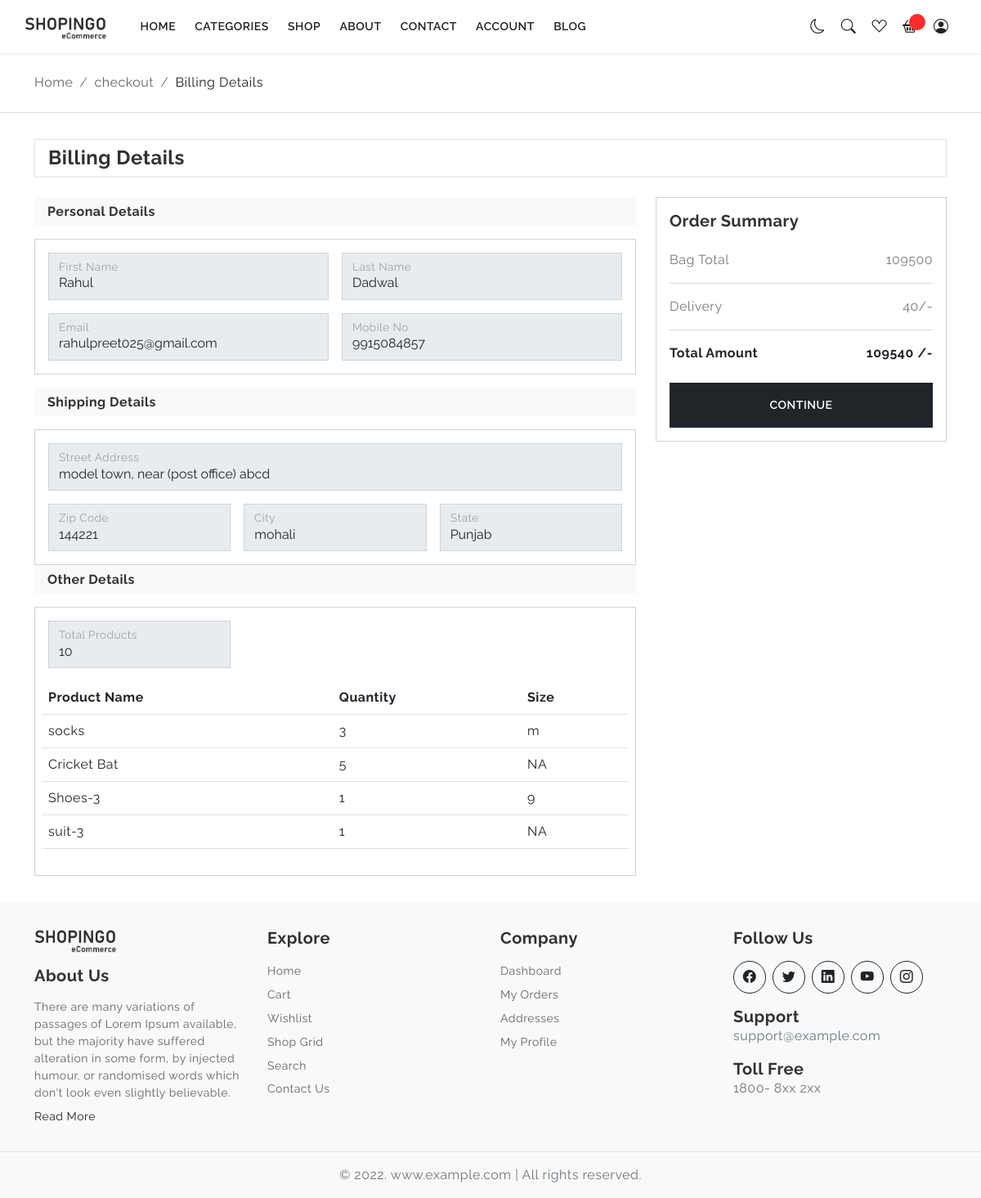
/src/view/billing-details.php (signed in), run on an earlier commit of the app's database.
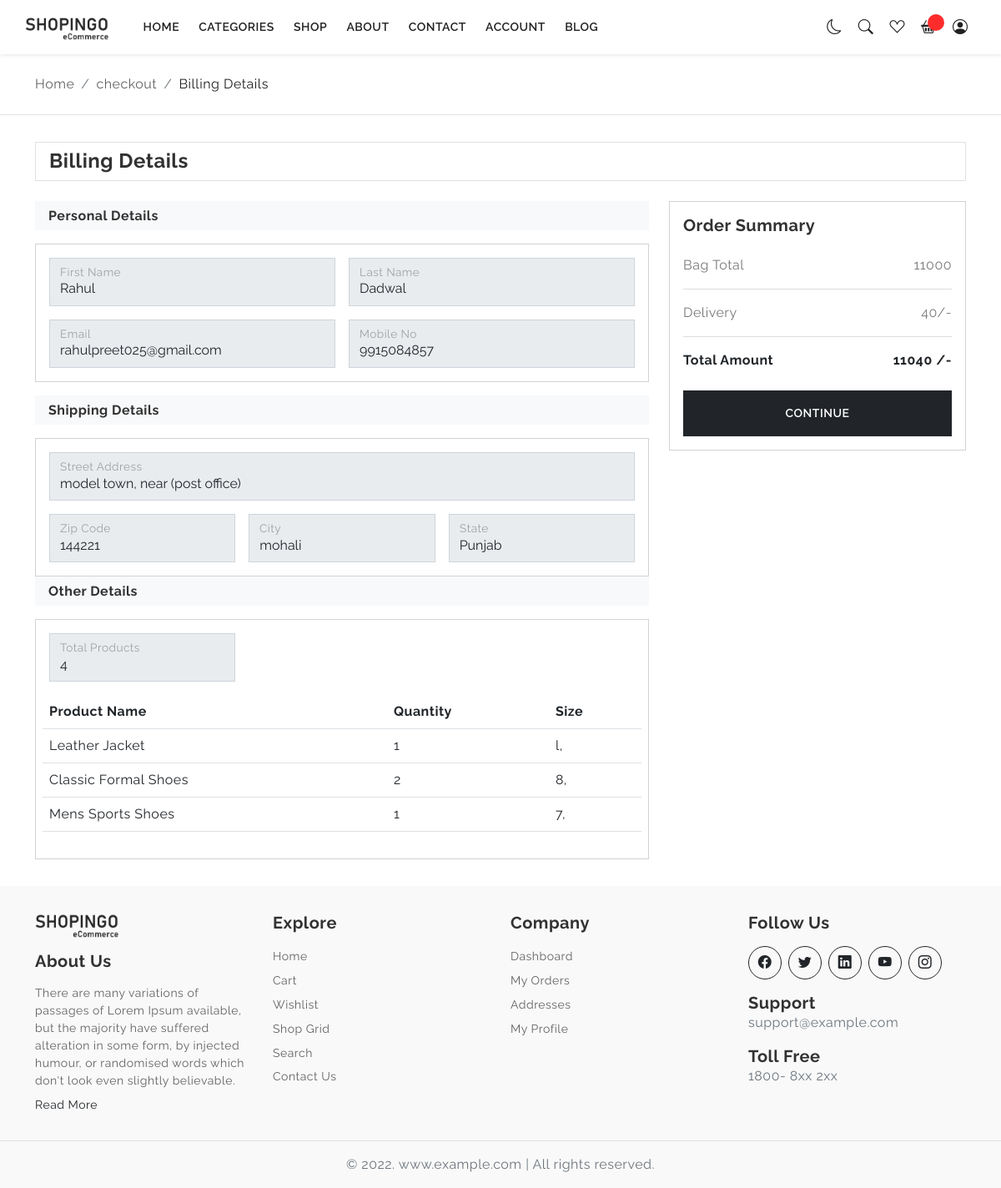
And on a later commit of the database.
### tables this page shows
CREATE TABLE `user_address` (
  `id` int NOT NULL,
  `user_id` int NOT NULL,
  `address` varchar(255) NOT NULL,
  `state` varchar(255) NOT NULL,
  `city` varchar(255) NOT NULL,
  `landmark` varchar(255) NOT NULL,
  `pin_code` int NOT NULL,
  `contact_number` varchar(255) NOT NULL,
  `selected_address` int NOT NULL DEFAULT '0',
  `isDeleted` int NOT NULL DEFAULT '0',
  `created_at` timestamp NOT NULL DEFAULT CURRENT_TIMESTAMP,
  `updated_at` datetime DEFAULT CURRENT_TIMESTAMP ON UPDATE CURRENT_TIMESTAMP,
  `is_deleted` int DEFAULT NULL
);

CREATE TABLE `products_cart` (
  `id` int NOT NULL,
  `user_id` int NOT NULL,
  `product_id` int NOT NULL,
  `image_id` int NOT NULL DEFAULT '0',
  `product_price` int NOT NULL,
  `quantity` int DEFAULT '1',
  `delete_status` int NOT NULL DEFAULT '0',
  `size` varchar(255) DEFAULT '0',
  `selected_image` varchar(255) NOT NULL,
  `added_on` datetime NOT NULL DEFAULT CURRENT_TIMESTAMP
);

CREATE TABLE `products_table` (
  `id` int NOT NULL,
  `product_name` varchar(255) NOT NULL,
  `description` varchar(255) NOT NULL,
  `price` int NOT NULL,
  `brand` varchar(255) NOT NULL,
  `stock` int NOT NULL,
  `product_size` varchar(255) DEFAULT NULL,
  `isFeatured` int NOT NULL DEFAULT '0',
  `isDeleted` int NOT NULL DEFAULT '0',
  `category_id` int NOT NULL,
  `featured_product_image` varchar(255) NOT NULL,
  `created_at` timestamp NOT NULL DEFAULT CURRENT_TIMESTAMP,
  `updated_at` timestamp NULL DEFAULT NULL ON UPDATE CURRENT_TIMESTAMP,
  `deleted_at` timestamp NULL DEFAULT NULL,
  `restored_at` datetime DEFAULT NULL
);

### src/controller/orders_handle.php (called while the page is built, shortened)
<?php
include '../model/user_address.php';
include '../model/orders_model.php';
$user_id = $_SESSION['user_id'];
$table_1 = "products_cart";
$table_2 = "user_address";
$condition_1 = "products_cart.user_id = user_address.user_id";
$condition_2 = "products_cart.user_id = $user_id AND user_address.selected_address = 1 ";
$data_container_shipping = fetchOrderDetails($table_1, $table_2, $condition_1, $condition_2);
$table_1 = "products_cart";
$table_2 = "products_table";
$condition_1 = "products_cart.product_id = products_table.id";
$condition_2 = "products_cart.user_id = $user_id";
$products_details_2 = fetchOrderDetails($table_1, $table_2, $condition_1, $condition_2);
?>

### src/model/orders_model.php (called while the page is built, shortened)
<?php
include '../../config/connection.php';
function fetchOrderDetails($table_1, $table_2, $condition_1, $condition_2)
{
    global $conn;
    $query = "SELECT * FROM $table_1 INNER JOIN $table_2 ON $condition_1 WHERE $condition_2";
    $execute = mysqli_query($conn, $query);
    $data_container = array();
    while ($row = mysqli_fetch_assoc($execute)) {
        $data_container[] = $row;
    }
    return $data_container;
}
?>

### src/view/billing-details.php (the view, shortened to what the changed rows need)
<?php
include '../../includes/header.php';
include_once '/var/www/html/shoppingo_project/includes/nav.php';
include '../controller/orders_handle.php';
$fetch_data = "SELECT SUM(product_price * quantity) AS total_price, SUM(quantity) AS total_products FROM `products_cart` WHERE user_id = $user_id";
$execute = mysqli_query($conn, $fetch_data);
$result = mysqli_fetch_assoc($execute);
$total_price = $result['total_price'];
$total_products = $result['total_products'];
?>
<div class="page-content">
  <?php
  foreach ($data_container_shipping as $shipping_details) {
    $pincode = $shipping_details['pin_code'];
    $city = $shipping_details['city'];
    $state = $shipping_details['state'];
    $address = $shipping_details['address'];
  }
  ?>
  <section class="section-padding">
    <div class="container">
      <div class="row g-4">
        <div class="col-12 col-lg-8 col-xl-8">
          <div class="card rounded-0">
            <div class="card-body">
              <div class="row g-3">
                <div class="col-12 col-lg-12">
                  <div class="form-floating">
                    <input type="text" class="form-control rounded-0" value="<?php echo $address ?>"
                      id="floatingStreetAddress" placeholder="Street Address" disabled>
                    <label for="floatingStreetAddress">Street Address</label>
                  </div>
                </div>
                <div class="col-12 col-lg-4">
                  <div class="form-floating">
                    <input type="text" class="form-control rounded-0" value="<?php echo $pincode ?>"
                      id="floatingZipCode" placeholder="Zip Code" disabled>
                    <label for="floatingZipCode">Zip Code</label>
                  </div>
                </div>
                <div class="col-12 col-lg-4">
                  <div class="form-floating">
                    <input type="text" class="form-control rounded-0" value="<?php echo $city ?>" id="floatingCity"
                      placeholder="City" disabled>
                    <label for="floatingCity">City</label>
                  </div>
                </div>
                <div class="col-12 col-lg-4">
                  <div class="form-floating">
                    <input type="text" class="form-control rounded-0" value="<?php echo $state ?>" id="floatingCountry"
                      placeholder="State" disabled>
                    <label for="floatingCountry">State</label>
                  </div>
                </div>
              </div>
            </div>
          </div>
          <div class="card rounded-0">
            <div class="card-body">
              <div class="row g-3">
                <div class="col-12 col-lg-4">
                  <div class="form-floating">
                    <input type="text" class="form-control rounded-0" id="floatingZipCode"
                      value="<?php echo $total_products; ?>" placeholder="Zip Code" disabled>
                    <label for="floatingZipCode">Total Products</label>
                  </div>
                </div>
                <table class="table">
                  <thead>
                    <tr>
                      <th scope="col">Product Name</th>
                      <th scope="col">Quantity</th>
                      <th scope="col">Size</th>
                    </tr>
                  </thead>
                  <tbody>
                    <?php
                    foreach ($products_details_2 as $p_details_2) {
                      $p_name = $p_details_2['product_name'];
                      $quantity = $p_details_2['quantity'];
                      $size = $p_details_2['size'];
                      ?>
                      <tr>
                        <td>
                          <?php echo $p_name ?>
                        </td>
                        <td>
                          <?php echo $quantity ?>
                        </td>
                        <td>
                          <?php
                          if ($size == '' || $size == 0) {
                            echo "NA";
                          } else {
                            echo $size;
                          }
                          ?>
                        </td>
                      </tr>
                    <?php } ?>
                  </tbody>
                </table>
              </div>
            </div>
          </div>
        </div>
        <div class="col-12 col-lg-4 col-xl-4">
          <div class="card rounded-0 mb-3">
            <div class="card-body">
              <div class="hstack align-items-center justify-content-between">
                <p class="mb-0">Bag Total</p>
                <p class="mb-0">
                  <?php echo $total_price; ?>
                </p>
              </div>
                  <?php $delivery_charges = 40; ?>
              <div class="hstack align-items-center justify-content-between fw-bold text-content">
                <p class="mb-0">Total Amount</p>
                <p class="mb-0">
                  <?php if ($total_price > 0) {
                    $grand_total = $total_price + $delivery_charges;
                    echo $grand_total;
                  } else {
                    echo 0;
                  }
                  ?> /-
                </p>
              </div>
            </div>
          </div>
        </div>
      </div>
    </div>
  </section>
</div>
<?php include '../../includes/footer.php' ?>
</body>
</html>

What changed in the data, as far as the page shows it:
no longer on this page (row edited): user_address: address "model town, near (post office) abcd", pin_code "144221", city "mohali", state "Punjab"
removed products_cart: products_table.product_name "socks", quantity "3", size "m"
removed products_cart: products_table.product_name "Cricket Bat", quantity "5", size "NA"
removed products_cart: products_table.product_name "Shoes-3", quantity "1", size "9"
removed products_cart: products_table.product_name "suit-3", quantity "1", size "NA"
now on this page (row edited): user_address: address "model town, near (post office)", pin_code "144221", city "mohali", state "Punjab"
added products_cart: products_table.product_name "Leather Jacket", quantity "1", size "l,"
added products_cart: products_table.product_name "Classic Formal Shoes", quantity "2", size "8,"
added products_cart: products_table.product_name "Mens Sports Shoes", quantity "1", size "7,"
Also different on the page:
form field value: "10" → "4"
$total_price: "109500" → "11000"
$grand_total: "109540" → "11040"
